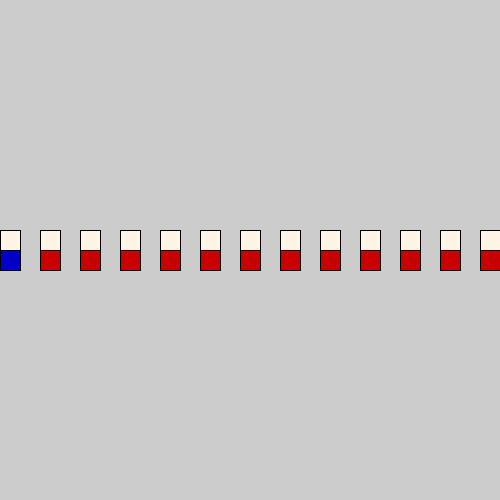
Frame 1 (no input)
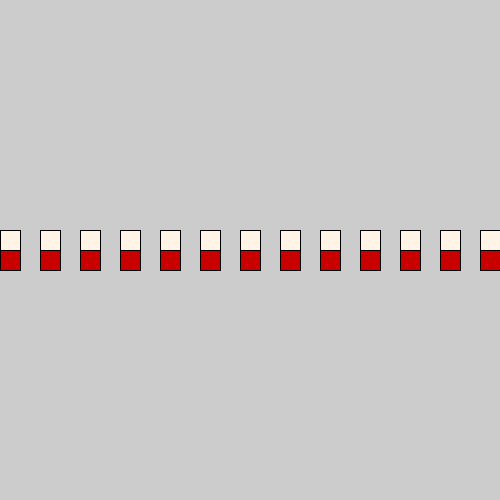
Frame 60 (the mouse pressed at the canvas centre just before this capture)
Frame 120 (the mouse held since frame 60 and released just before this capture): identical to frame 60, image omitted

The Processing sketch that drew these frames (run headless with seeded random() and noise(); from frame 60 on, the mouse is pressed at the canvas centre):

// Processing sketch: uge_41_____1_2_
// ── uge_41_____1_2_.pde
float x = 0;
color shirt = (#0000c8);


void setup() {
  size (500,500);
  
}

void draw() {
  man();
  patteren();
  
}

void man() {
  stroke(0);
  fill(shirt);
  rect (x,250,20,20);
  stroke(0);
  fill(255,244,229);
  rect (x,230,20,20);
}

void patteren() {
 x = 0;
  while (x < width) {
    man();
    x = x + 40; 
  if (x > 60);
    shirt = color(200,0,0);
  }
}
